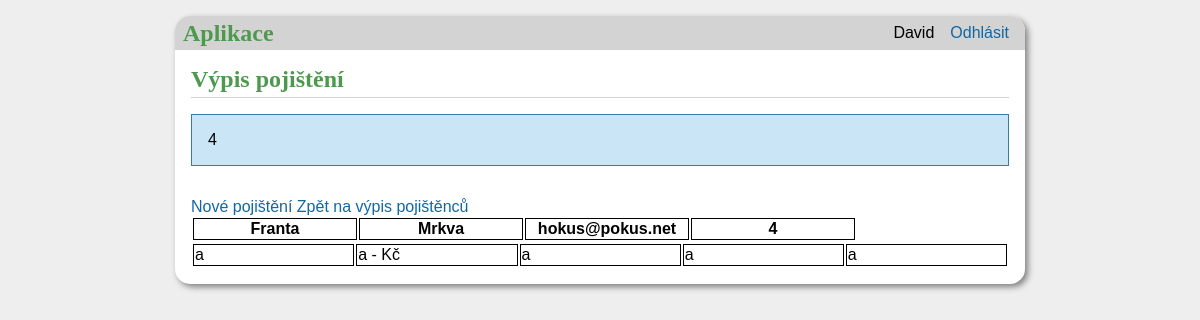
Page /insurance/4 (signed in) on the committed database.
### tables this page shows
CREATE TABLE administration (
id INTEGER PRIMARY KEY AUTOINCREMENT,
name TEXT NOT NULL,
surname TEXT NOT NULL,
password TEXT NOT NULL,
email TEXT UNIQUE NOT NULL
);

CREATE TABLE users (
id INTEGER PRIMARY KEY AUTOINCREMENT,
email TEXT UNIQUE NOT NULL,
name TEXT NOT NULL,
surname TEXT NOT NULL,
tel INTEGER NOT NULL,
street_descriptive TEXT NOT NULL,
city TEXT NOT NULL,
zip_code INTEGER NOT NULL
);

CREATE TABLE insurance (
id INTEGER PRIMARY KEY AUTOINCREMENT,
user_id INTEGER NOT NULL,
insurance INTEGER NOT NULL,
amound INTEGER NOT NULL,
subject TEXT NOT NULL,
valid_from TEXT NOT NULL,
valid_until TEXT NOT NULL,
FOREIGN KEY (user_id) REFERENCES users (id)
);

### aplikace/insurance.py (the view)
@bp.route('/insurance/<user_id>', methods=('GET', 'POST'))
def list_insurance(user_id):
    db = get_db()
    user = db.execute(
        'SELECT name, surname, email, id FROM users WHERE id = ?', (user_id,)
    ).fetchone()
    posts = db.execute(
        'SELECT * FROM insurance AS i '
        'JOIN users AS u ON u.id = i.user_id '
        'WHERE u.id = ?', (user_id,)
    ).fetchall()
    flash(user_id)
    return render_template('insurance_list.html', posts=posts, user_name=user)

### aplikace/auth.py (called while the page is built)
@bp.before_app_request
def load_logged_in_user():
    user_id = session.get('email')
    if user_id is None:
        g.user = None
    else:
        g.user = get_db().execute(
            'SELECT * FROM administration WHERE email = ?', (user_id,)
        ).fetchone()

### aplikace/db.py (called while the page is built)
def get_db():
    if 'db' not in g:
        g.db = sqlite3.connect(
            current_app.config['DATABASE'],
            detect_types=sqlite3.PARSE_DECLTYPES
        )
        g.db.row_factory = sqlite3.Row
    return g.db

### aplikace/templates/insurance_list.html (shortened to what this page needs)
{% extends 'base.html' %}
{% block header %}
    <h1> {% block title %}Výpis pojištění {% endblock title %}</h1>
{% endblock header %}
{% block content %}
{% if g.user['name'] == 'David' %}
        {% set user_id = user_name['id'] %}
        <a href="{{url_for('insurance.create_insurance',user_id=user_id)}}">Nové pojištění</a>
        <a href="{{ url_for('extract.list') }}">Zpět na výpis pojištěnců</a>
{% endif %}
        <table class="tabulka">
            <thead>
                <tr class="radky">
                    <th>{{ user_name['name'] }}</th>
                    <th>{{ user_name['surname'] }}</th>
                    <th>{{ user_name['email'] }}</th>
                    <th>{{ user_name['id'] }}</th>
                </tr>
            </thead>
            {% for post in posts %}
            <table  class="tabulka">
                <tr class="radky">
                    <td>{{ post['insurance'] }}</td>
                    <td>{{ post['amound'] }} - Kč</td>
                    <td>{{ post['subject'] }}</td>
                    <td>{{ post['valid_from'] }}</td>
                    <td>{{ post['valid_until'] }}</td>
                </tr>
            </table>
        </table>
        {% endfor %}
{% endblock content %}

### aplikace/templates/base.html (shortened to what this page needs)
<!doctype html>
<link rel="stylesheet" href="{{ url_for('static', filename='style.css')}}">
<nav>
    <h1>Aplikace</h1>
    <ul>
        {% if g.user %}
            <li><span>{{ g.user['name'] }}</span>
            <li><a href="{{ url_for('auth.logout') }}">Odhlásit</a>
        {% else %}
            <li><a href="{{ url_for('auth.login') }}">Odhlášen</a>
                <p>{{ g.user['name'] }}</p>
        {% endif %}
    </ul>
</nav>
<section class="content">
    <header>
        {% block header %}{% endblock header %}
    </header>
    {% for message in get_flashed_messages() %}
        <div class="flash">{{ message }}</div>
    {% endfor %}
    {% block content %}{% endblock content %}
</section>

### aplikace/static/style.css (style rules this page uses)
h1 { font-family: serif; color: #4e994e; margin: 1rem 0; }
a { color: #1067a1; text-decoration: none; }
nav { background: lightgray; display: flex; align-items: center; padding: 0 0.5rem; border-radius: 15px 15px 0 0; }
nav h1 { flex: auto; margin: 0; }
nav ul { display: flex; list-style: none; margin: 0; padding: 0; }
nav ul li a, nav ul li span, header .action { display: block; padding: 0.5rem; }
.content { padding: 0 1rem 1rem; }
.content > header { border-bottom: 1px solid lightgray; display: flex; align-items: flex-end; }
.content > header h1 { flex: auto; margin: 1rem 0 0.25rem 0; }
.flash { margin: 1em 0; padding: 1em; background: #cae6f6; border: 1px solid #377ba8; }
.content:last-child { margin-bottom: 0; }
table td, th { border: solid 1px; width: 10em; border-collapse: collapse; }

### rows in the picture
administration: user.name "David"
users: name "Franta", surname "Mrkva", email "hokus@pokus.net", id "4"
insurance: insurance "a", amound "a", subject "a", valid_from "a", valid_until "a"

### other values in the picture
{{ message }} "4"
